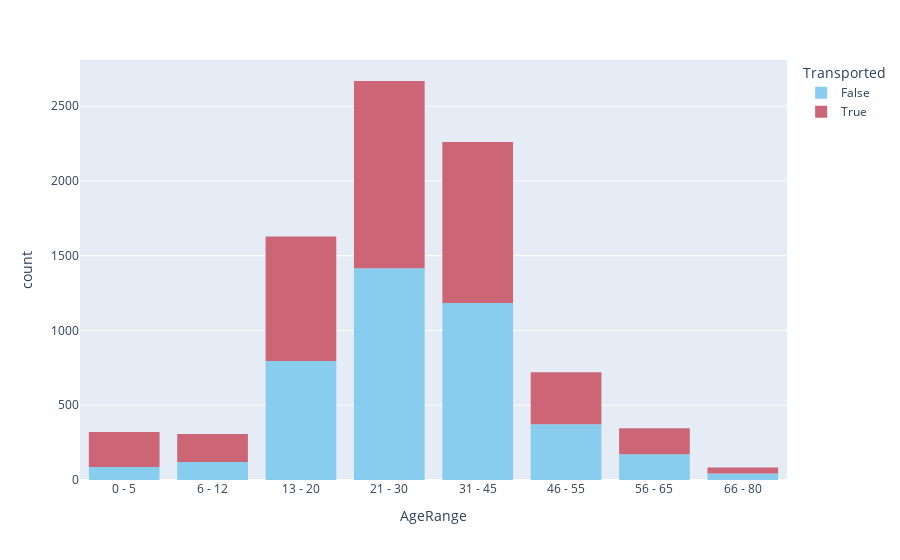

Notebook source saved alongside this figure:
### Markdown cell above
Likelihood of being transported decreases with age

### Code cell
df = train_df.sort_values(by='Age')
df['AgeRange'] = pd.cut(train_df.Age, bins = [0.0, 5.0, 12, 20.0, 30.0, 45.0, 55.0, 65.0, 80.0],
     labels = ['0 - 5', '6 - 12', '13 - 20', '21 - 30', '31 - 45', '46 - 55', '56 - 65', '66 - 80'])
px.histogram(data_frame=df, x = 'AgeRange', color='Transported', color_discrete_sequence=px.colors.qualitative.Safe)

### Figure 1 — Plotly figure (JSON) as saved in the notebook; plotly's stock layout.template omitted (floating-point values rounded to 4 significant figures; data arrays with more than 128 entries replaced by an {"elided": "..."} marker saying what was removed)
{"data": [{"alignmentgroup": "True", "bingroup": "x", "hovertemplate": "Transported=False<br>AgeRange=%{x}<br>count=%{y}<extra></extra>", "legendgroup": "False", "marker": {"color": "rgb(136, 204, 238)", "pattern": {"shape": ""}}, "name": "False", "offsetgroup": "False", "orientation": "v", "showlegend": true, "type": "histogram", "x": {"elided": "4315 str values"}, "xaxis": "x", "yaxis": "y"}, {"alignmentgroup": "True", "bingroup": "x", "hovertemplate": "Transported=True<br>AgeRange=%{x}<br>count=%{y}<extra></extra>", "legendgroup": "True", "marker": {"color": "rgb(204, 102, 119)", "pattern": {"shape": ""}}, "name": "True", "offsetgroup": "True", "orientation": "v", "showlegend": true, "type": "histogram", "x": {"elided": "4378 str values"}, "xaxis": "x", "yaxis": "y"}], "layout": {"barmode": "relative", "legend": {"title": {"text": "Transported"}, "tracegroupgap": 0}, "margin": {"t": 60}, "xaxis": {"anchor": "y", "domain": [0, 1], "title": {"text": "AgeRange"}}, "yaxis": {"anchor": "x", "domain": [0, 1], "title": {"text": "count"}}}}
